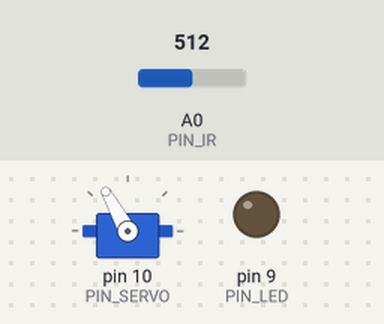
A sketch run on a simulated Arduino Uno, built with avr-gcc and run on an emulated ATmega328P. Shown: servo, output pins drawn as LEDs (lit = HIGH). The test bench sets the inputs (shaded band); at power-on: A0 (PIN_IR) = 512. What the sketch prints to the serial monitor is not drawn.

Above: at 5.0 s.
5.1 s: A0 (PIN_IR) set to 265
8.1 s: A0 (PIN_IR) set to 154
11.1 s: A0 (PIN_IR) set to 138
At 11.4 s:
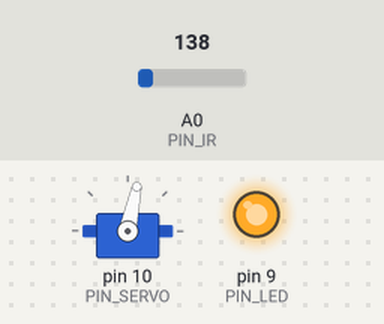
14.1 s: A0 (PIN_IR) set to 285
At 14.8 s:
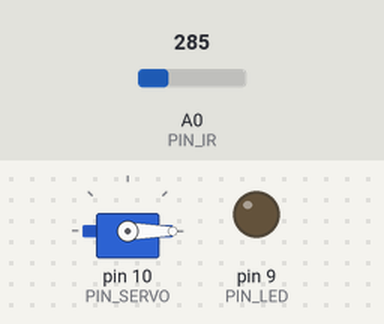
17.1 s: A0 (PIN_IR) set to 90
At 17.6 s:
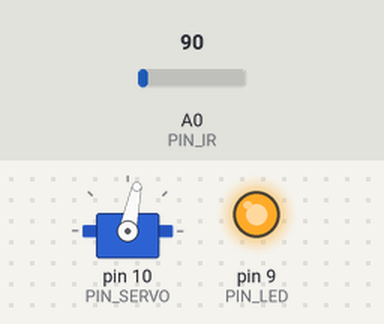
20.1 s: A0 (PIN_IR) set to 306
At 20.4 s:
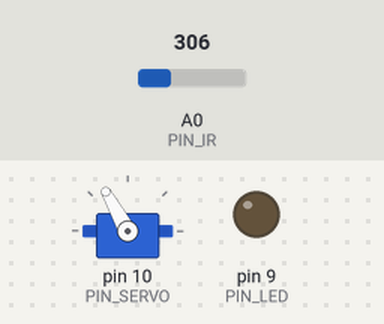
Timing chart, 0 to 23.1 s (numbered marks = the images above; inputs shaded):
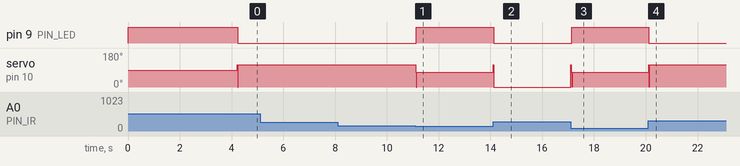

Measured:
- the behaviour switches between 148 and 147 on A0 (PIN_IR) (found by bisection; images 0 and 1)
- after the input at 11.1 s, pin 9 (PIN_LED): LOW → HIGH at once; servo on pin 10 (PIN_SERVO): 119° → 78° at once
- after the input at 14.1 s, pin 9 (PIN_LED): HIGH → LOW at once; servo on pin 10 (PIN_SERVO): 78° → 0° at once, → 119° 3.0 s later
- after the input at 17.1 s, pin 9 (PIN_LED): LOW → HIGH at once; servo on pin 10 (PIN_SERVO): 119° → 78° at once
- after the input at 20.1 s, pin 9 (PIN_LED): HIGH → LOW at once; servo on pin 10 (PIN_SERVO): 78° → 119° at once

The sketch:

P_20203043.ino
```cpp
#include <Servo.h>

// Arduino pin assignment
#define PIN_IR A0
#define PIN_LED 9
#define PIN_SERVO 10

// 서보의 각도
#define CENTER 1475
#define MAX 1350
#define MIN 1770
#define MID 1650

// 플레이트 측정
#define DIST_TARGET 275
#define DIST_MIN 100
#define DIST_MAX 400

// 서보 속도
#define SERVO_ANGLE 30
#define SERVO_SPEED 1000

// Event periods
#define EVENT_DIST 20 //적외선 센서
#define EVENT_SERVO 20 //서보
#define EVENT_SERIAL 100 //시리얼 플로터

//filter
#define LENGTH 30
#define k_LENGTH 8
#define Horizontal_Angle 2160
#define Max_Variable_Angle 100

//ema
#define _DIST_ALPHA 0.42 // EMA weight of new sample (range: 0 to 1). Setting this value to 1 effectively disables EMA filter.

// PID
#define KP 100.0
#define KD 1.0

Servo myservo;

// 변수
float dist_target, dist_raw;
float setMax, setMin, setMid, setCenter;
int count = 0;

// Event periods
unsigned long last_sampling_time_dist, last_sampling_time_servo, last_sampling_time_serial;
bool event_dist, event_servo, event_serial;

// 서보 속도 조절
int duty_chg_per_interval;
int duty_target, duty_curr;

// filter
int a, b; // unit: mm
int correction_dist, iter;
float dist_list[LENGTH], sum, dist_ema, alpha;

// PID 변수
float error_curr, error_prev, control, pterm, dterm, iterm;


void setup() {
// initialize GPIO pins
  pinMode(PIN_LED,OUTPUT);
  digitalWrite(PIN_LED, 1);

  setCenter = CENTER;
  dist_target = DIST_TARGET;

  myservo.attach(PIN_SERVO);
  myservo.writeMicroseconds(setCenter);

  setMax = MAX;
  setMin = MIN;
  setMid = MID;

// initialize serial port
  Serial.begin(57600);

  a = 68;
  b = 245;
  correction_dist = 0;
  iter = 0; sum = 0;
  alpha = _DIST_ALPHA;

  duty_chg_per_interval = (float)(setMax - setMin)*(SERVO_SPEED / SERVO_ANGLE)*(EVENT_SERVO / 1000.0);
}


float ir_distance(void){ // return value unit: mm
  float val;
  float volt = float(analogRead(PIN_IR))/100.0;
  if (volt > 4.20) {
    val = (0.0407*volt*volt)-(2.9232*volt)+26.559332;
  } else if (volt > 3.05) {
    val = (9.3776*volt*volt)-(76.6832*volt)+171.648576;
  } else if (volt > 2.68) {
    val = -(25*volt)+101.25;
  } else {
    val = (166.66666*volt*volt)-(891.66663*volt)+1227.49995;
  }
  return val;
}


float ir_distence_filter(void) {
  sum = 0;
  iter = 0;
  while (iter < LENGTH) {
    dist_list[iter] = 100 + 300.0 / (b - a) * (ir_distance() - a);
    sum += dist_list[iter];
    iter++;
  }
   for (int i = 0; i < LENGTH-1; i++){
    for (int j = i+1; j < LENGTH; j++){
      if (dist_list[i] > dist_list[j]) {
        float tmp = dist_list[i];
        dist_list[i] = dist_list[j];
        dist_list[j] = tmp;
      }
    }
  }

  for (int i = 0; i < k_LENGTH; i++) {
    sum -= dist_list[i];
  }
  for (int i = 1; i <= k_LENGTH; i++) {
    sum -= dist_list[LENGTH-i];
  }
  float dist_cali = sum/(LENGTH-2*k_LENGTH);

  return alpha*dist_cali + (1-alpha)*dist_ema;
}


void loop() {
  float raw_dist = ir_distance();
  while(count < 1000){
    Serial.print("count : ");
    Serial.print(count);
    Serial.print(", servo : ");
    Serial.println(myservo.read());
    count++;
  }

  if(raw_dist < dist_target){
    myservo.writeMicroseconds(setMin);
    delay(10);
    digitalWrite(PIN_LED, 0);
  } else if(raw_dist > dist_target){
    myservo.writeMicroseconds(setMax);
    delay(10);
    digitalWrite(PIN_LED, 1);
  }

  event_dist = true;
//  Serial.println("dist");
  event_servo = true;
//  Serial.println("servo");
  event_serial = true;
//  Serial.println("serial");

 /*
  while(1){
    Serial.println(myservo.read());
    myservo.writeMicroseconds(setCenter);}
*/

  if(event_dist){
    event_dist = false;
    dist_ema = ir_distence_filter();


    // PID control logic
    error_curr = dist_target - dist_ema;
    pterm = KP*error_curr;
    //dterm = KD*(error_curr - error_prev);
    control = pterm;

    duty_target = setMid + control;

  // 파손 방지를 위한 target 확인
    if(duty_target > setMax){
      duty_target = setMax;
    } else if(duty_target < setMin){
      duty_target = setMin;
    }

    error_prev = error_curr;
    /*
    Serial.print("ema: ");
    Serial.print(dist_ema);
    Serial.print(", pterm: ");
    Serial.print(pterm);
    Serial.print(", dterm: ");
    Serial.print(dterm);
    Serial.print(", control: ");
    Serial.print(control);
    Serial.print(", target: ");
    Serial.print(duty_target);
    Serial.print(", error_curr: ");
    Serial.print(error_curr);
    Serial.print(", error_prev: ");
    Serial.println(error_prev);*/
  }


  if(event_servo){
    event_servo = false;
    duty_curr = 0;

    if(duty_target > duty_curr){
      duty_curr += duty_chg_per_interval;
      if(duty_curr > duty_target) duty_curr = duty_target;
    } else {
      duty_curr -= duty_chg_per_interval;
      if(duty_curr < duty_target) duty_curr = duty_target;
    }/*
    Serial.print("interval: ");
    Serial.print(duty_chg_per_interval);
    Serial.print(", duty_curr: ");
    Serial.println(duty_curr);*/
    myservo.writeMicroseconds(duty_curr);
  }


  if(event_serial){
    event_serial = false;
    Serial.print("dist_ir : ");
    Serial.print(dist_raw);
    Serial.print(", pterm : ");
    Serial.print(map(pterm, -1000,1000,510,610));
    Serial.print(", duty_target : ");
    Serial.print(map(duty_target, 1000,2000,410,510));
    Serial.print(", duty_curr : ");
    Serial.print(map(duty_curr, 1000,2000,410,510));
    Serial.println(", Min : 100, Low : 200, dist_target : 275, Hight 310, Max : 410");
  }


/*
  if(raw_dist < 25.50){
    myservo.writeMicroseconds(setMin);
    digitalWrite(PIN_LED, 0);
  } else if(raw_dist > 25.50){
    myservo.writeMicroseconds(setMax);
    digitalWrite(PIN_LED, 1);
  }
*/

  /*
  Serial.print("min:0,max:500,dist:");
  Serial.print(raw_dist);
  Serial.print(",val:");
  Serial.print(floor(raw_dist + 0.5));
  Serial.print(",volt:");
  Serial.print(float(analogRead(PIN_IR)));
  Serial.print(",servo:");
  Serial.println(myservo.read());
  */

  /*
  delay(20);
  */
}
```
